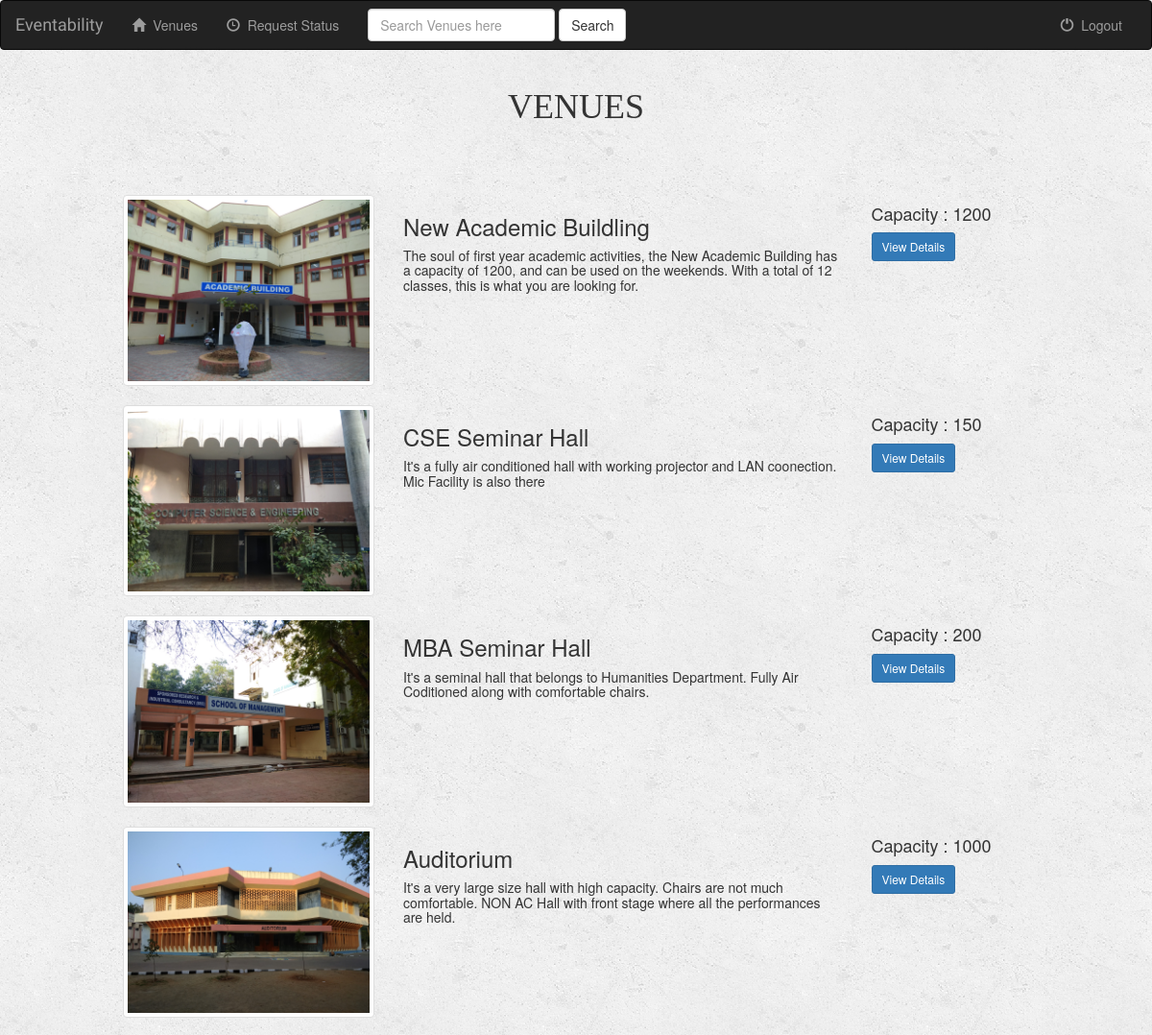
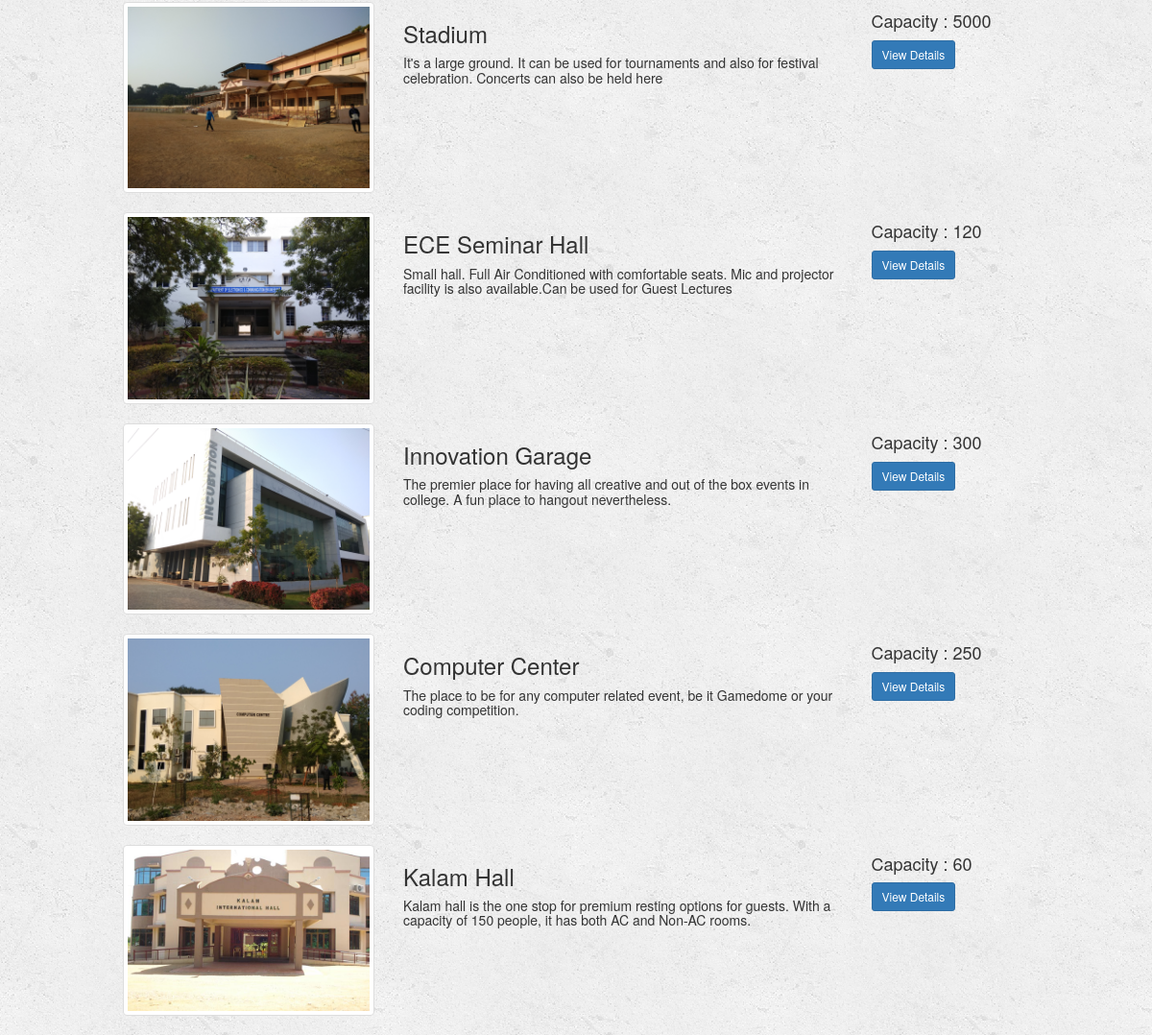
Page /index/ (signed in) on the committed database (2 pictures, top to bottom).
### events/models.py (models this page shows, shortened)
class Building(models.Model):
	name = models.CharField(max_length=250)
	capacity = models.IntegerField()
	desc = models.CharField(max_length=1000)
	build_img = models.FileField()

### events/views.py (the view)
# urls.py: url(r'^index/$', views.index, name='index'),
def index(request):
	if not request.user.is_authenticated():
		return render(request, 'events/login.html')
	else:
		if request.user.username=="admin":
			return indexadmin(request)
		buildings = Building.objects.all()
		query = request.GET.get("q")
		if query:
			searchresults = buildings.filter(
				Q(name__icontains=query) |
				Q(desc__icontains=query)
			).distinct()
			return render(request, 'events/index.html', {
				'searchresults': searchresults,
			})
		else:
			buildings.order_by('name')
			return render(request, 'events/index.html', {'buildings': buildings})

### events/templates/events/index.html (shortened to what this page needs)
{% extends 'events/base.html' %}
{% block body %}
<div class="buildings-container container-fluid">
	<div class="row">
		<div class="col-sm-12">
			<center><h1 style="font-family: Ubuntu;">VENUES</h1></center><br><hr>
		</div>
		{% if buildings %}
			{% for building in buildings %}
			<div class="col-sm-12">
				<div class="col-sm-1">
				</div>
				<div class="col-sm-3">
					<div class="thumbnail col">
						<a href="{% url 'events:detail' building.id %}">
							<img src="{{ building.build_img.url }}" class="img-responsive">
						</a>
					</div>
				</div>
				<div class="caption col-sm-5">
					<h3>{{ building.name }}</h3>
					<h5>{{ building.desc }}</h5>
				</div>
				<div class="caption col-sm-2">
					<h4>Capacity : {{ building.capacity }}</h4>
					<a href="{% url 'events:detail' building.id %}" class="btn btn-primary btn-sm" role="button">View Details</a>
				</div>
				<div class="col-sm-1">
				</div>
			</div>
			{% endfor %}
		{% endif %}
	</div>
</div>
{% endblock %}

### events/templates/events/base.html (shortened to what this page needs)
<!DOCTYPE html>
<html lang="en">
<head>
    {% load staticfiles %}
    <link rel="stylesheet" href="https://maxcdn.bootstrapcdn.com/bootstrap/3.3.6/css/bootstrap.min.css">
    <link rel="stylesheet" type="text/css" href="{% static 'events/style.css' %}"/>
</head>
<body>
<nav class="navbar navbar-inverse">
    <div class="container-fluid">
        <div class="navbar-header">
            <a class="navbar-brand" href="{% url 'events:homeview' %}">Eventability</a>
        </div>
        <div class="collapse navbar-collapse" id="topNavBar">
            <ul class="nav navbar-nav">
                <li class="{% block buildings_active %}{% endblock %}"><a href="{% url 'events:index' %}"><span class="glyphicon glyphicon-home" aria-hidden="true"></span>&nbsp; Venues</a></li>
                <li class="{% block status_active %}{% endblock %}"><a href="{% url 'events:req_status' %}"><span class="glyphicon glyphicon-time" aria-hidden="true"></span>&nbsp; Request Status</a></li>
            </ul>
            <form class="navbar-form navbar-left" role="search" method="get" action="{% url 'events:index' %}">
                <div class="form-group">
                    <input type="text" placeholder="Search Venues here" class="form-control" name="q" value="{{ request.GET.q }}">
                </div>
                <button type="submit" class="btn btn-default">Search</button>
            </form>
            <ul class="nav navbar-nav navbar-right">
                <li>
                    <a href="{% url 'events:logout_user' %}">
                        <span class="glyphicon glyphicon-off" aria-hidden="true"></span>&nbsp; Logout
                    </a>
                </li>
            </ul>
        </div>
    </div>
</nav>
{% block body %}
{% endblock %}
</body>
</html>

### events/static/events/style.css (style rules this page uses)
body { background: white url("images/background.png"); }
.navbar { border-radius: 1; }
.navbar-brand { font-family: 'Satisfy', cursive; }

### rows in the picture
Building: build_img (picture), name "New Academic Buildling", desc "The soul of first year academic activities, the New Academic Building has a capacity of 1200, and can be used on the weekends. With a total of 12 classes, this is what you are looking for.", capacity "1200"
Building: build_img (picture), name "CSE Seminar Hall", desc "It's a fully air conditioned hall with working projector and LAN coonection. Mic Facility is also there", capacity "150"
Building: build_img (picture), name "MBA Seminar Hall", desc "It's a seminal hall that belongs to Humanities Department. Fully Air Coditioned along with comfortable chairs.", capacity "200"
Building: build_img (picture), name "Auditorium", desc "It's a very large size hall with high capacity. Chairs are not much comfortable. NON AC Hall with front stage where all the performances are held.", capacity "1000"
Building: build_img (picture), name "Stadium", desc "It's a large ground. It can be used for tournaments and also for festival celebration. Concerts can also be held here", capacity "5000"
Building: build_img (picture), name "ECE Seminar Hall", desc "Small hall. Full Air Conditioned with comfortable seats. Mic and projector facility is also available.Can be used for Guest Lectures", capacity "120"
Building: build_img (picture), name "Innovation Garage", desc "The premier place for having all creative and out of the box events in college. A fun place to hangout nevertheless.", capacity "300"
Building: build_img (picture), name "Computer Center", desc "The place to be for any computer related event, be it Gamedome or your coding competition.", capacity "250"
Building: build_img (picture), name "Kalam Hall", desc "Kalam hall is the one stop for premium resting options for guests. With a capacity of 150 people, it has both AC and Non-AC rooms.", capacity "60"
